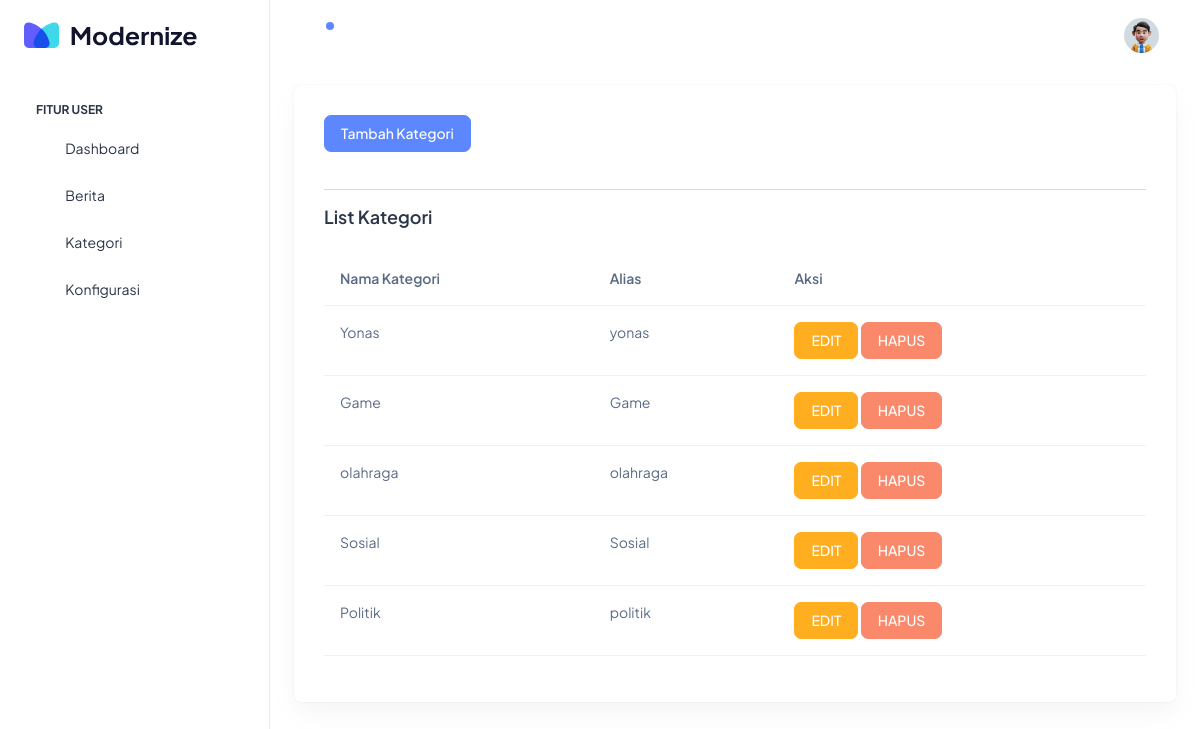
The page /admin/kategori.php (signed in) on the database its author committed.
### tables this page shows
CREATE TABLE `kategori` (
  `ID` int(11) NOT NULL,
  `kategori` varchar(100) NOT NULL,
  `alias` varchar(50) NOT NULL,
  `terbit` varchar(1) NOT NULL
);

### admin/kategori.php (the view, shortened to what this page needs)
<?php
include ('layout/header.php');
?>
<button type="button" class="btn btn-primary" data-toggle="modal" data-target="#addCat">
  Tambah Kategori
</button>
<br>
<hr>
<h5 class="card-title fw-semibold mb-4">List Kategori</h5>
<div class="form-group">
	<table class="table">
		<thead>
			<tr>
				<th scope="col" class="text-left">Nama Kategori</th>
				<th scope="col">Alias</th>
				<th scope="col">Aksi</th>
			</tr>
		</thead>
		<?php
		$sql = "SELECT * FROM kategori  ORDER BY ID DESC";
		$result = mysqli_query($connect, $sql);
		?>
		<?php while ($row = mysqli_fetch_assoc($result)): ?>
			<tbody>
				<tr>
					<td class="text-left"><?= $row['kategori']; ?></td>
					<td><?= $row['alias']; ?></td>
					<td>
						<a class="btn btn-warning" href="kategori/edit.php?id=<?= $row['ID']; ?>">EDIT</a>
						<a class="btn btn-danger" href="./kategori.php?act=hapus&id=<?= $row['ID']; ?>">HAPUS</a>
					</td>
				</tr>
			<?php endwhile; ?>
		</tbody>
	</table>
</div>
<?php
include ('layout/footer.php');

### rows shown on the page
kategori: kategori "Yonas", alias "yonas"
kategori: kategori "Game", alias "Game"
kategori: kategori "olahraga", alias "olahraga"
kategori: kategori "Sosial", alias "Sosial"
kategori: kategori "Politik", alias "politik"
